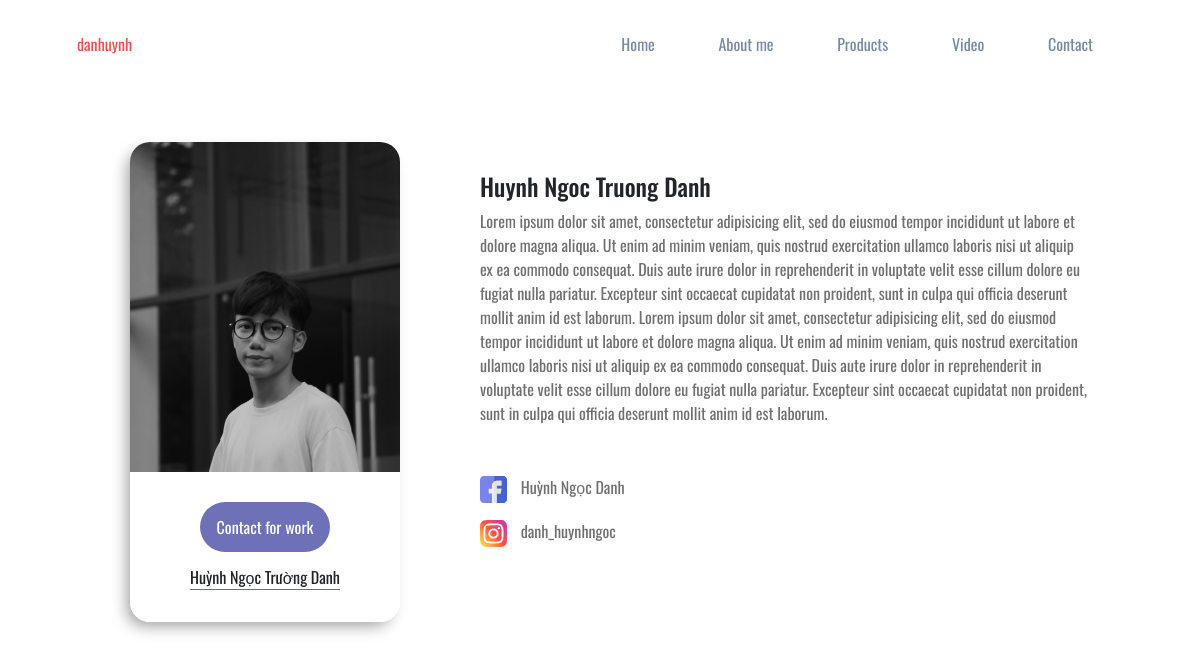
Page /about/ on the earlier database version.
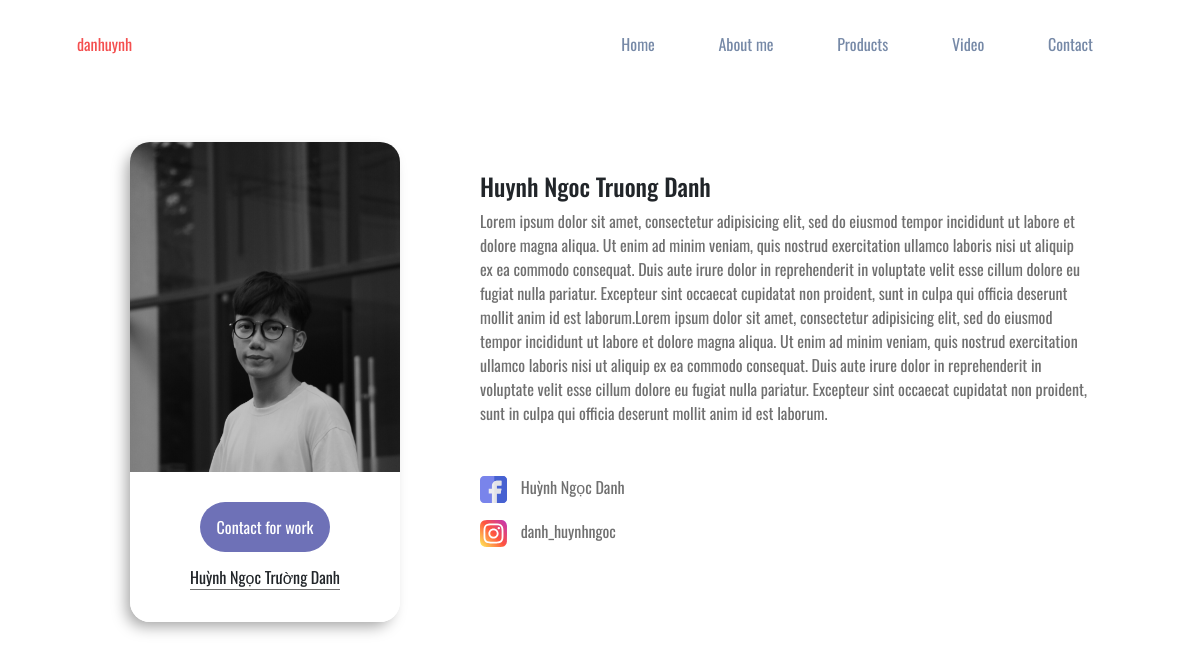
Same page on the later database version.
### about/models.py (models this page shows, shortened)
class AboutMeModel(models.Model):
	name = models.CharField(max_length=40);
	english_name = models.CharField(max_length=40);
	age = models.IntegerField(default=0);
	description = models.TextField(null=True, default=None);
	images = models.ImageField(upload_to='About');

### about/views.py (the view)
# urls.py: path('about/', views_about.AboutMeView.as_view(), name="aboutme"),
class AboutMeView(views.View):
    def get(self, request):
        about_me = AboutMeModel.objects.all()
        return render(request, 'about/about.html', {'me': about_me})

### templates/about/about.html (shortened to what this page needs)
{% extends 'core/base.html' %}
{% load static %}
{% block css_blocl %}
	<link rel="stylesheet" href="{% static 'about/css/about.css' %}">
{% endblock %}
{% block content %}
	<div class="container">
		<div class="row content1">
			{% if me %}
			{% for item in me %}
			<div class="left-1 avatar col-md-4">
				<div class="card-avt">
					<img class="avt-img" src="{{ MEDIA_URL }}{{ item.images }}" alt="">
					<div class="under-img">
						<button type="button"><p>Contact for work</p></button>
					</div>
					<div class="name">
						<p><span>{{ item.name }}</span></p>
					</div>
				</div>
			</div>
			<div class="right-1 profile col-md-8">
				<div class="card-right">
					<h4>{{ item.english_name }}</h4>
					<p>{{ item.description }}</p>
					<div class="contactme">
						<div class="face">
							<a href="https://www.facebook.com/huynhngoc.danh.5/"><p><img src="{% static 'about/images/facebook.svg' %}" alt=""> Huỳnh Ngọc Danh</p></a>
						</div>
						<div class="face">
							<a href="https://www.instagram.com/danh_huynhngoc/"><p><img src="{% static 'about/images/instagram.svg' %}" alt=""> danh_huynhngoc</p></a>
						</div>
				</div>
			</div>
			{% endfor %}
			{% endif %}
		</div>
	</div>
{% endblock %}

Differences in the rows shown:
changed AboutMeModel "Huynh Ngoc Truong Danh": description "…mollit anim id est laborum. Lorem ipsum dolor sit amet,…" → "…mollit anim id est laborum.Lorem ipsum dolor sit amet,…"
